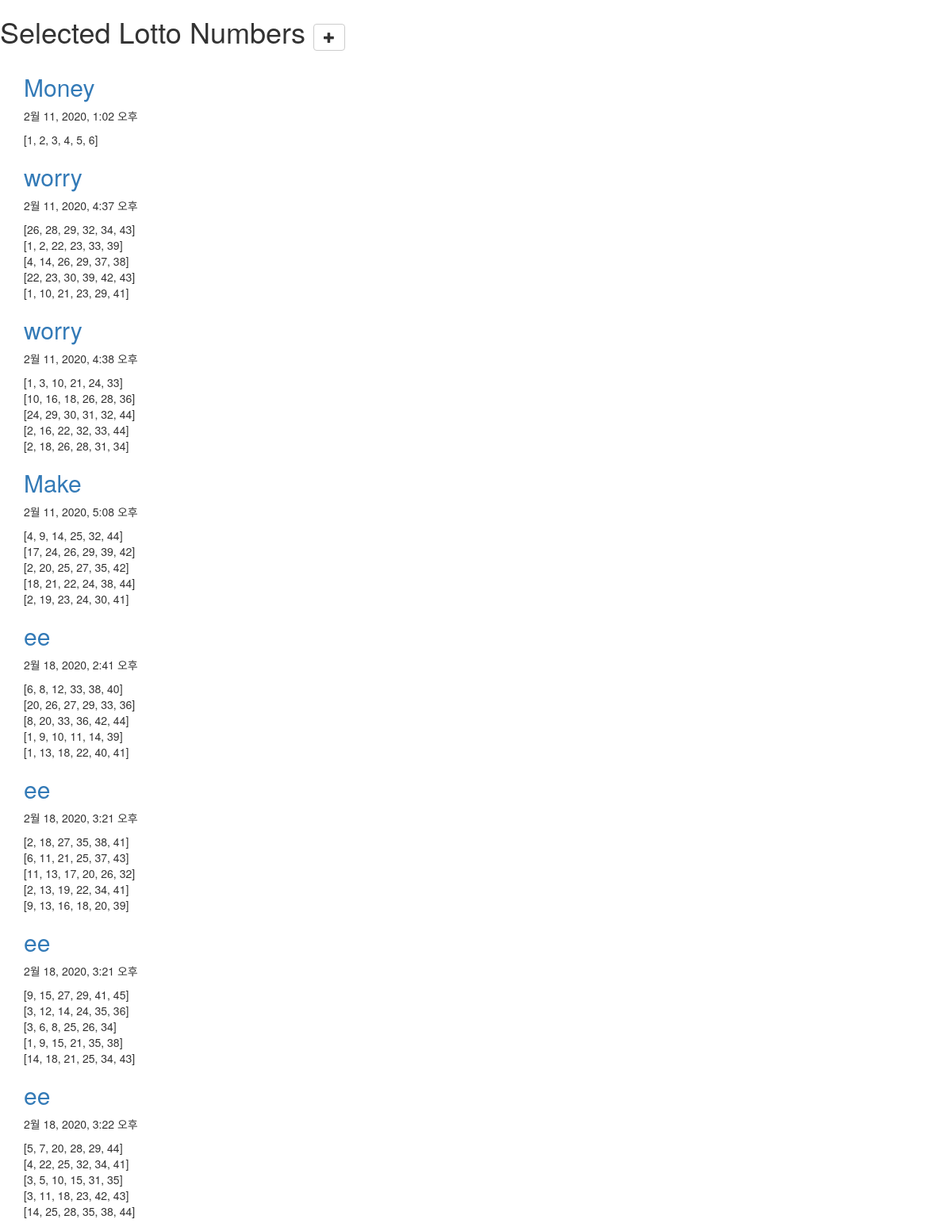
Page /lotto/ on the committed database.
### lotto/models.py (models this page shows, shortened)
class GuessNumbers(models.Model):
    name = models.CharField(max_length=24)
    text = models.CharField(max_length=255)
    lottos = models.CharField(max_length=255, default='[1, 2, 3, 4, 5, 6]')
    num_lotto = models.IntegerField(default=5)
    update_date = models.DateTimeField()
    def __str__(self):
        return 'pk {}:{} - {}'.format(self.pk, self.name, self.text)

### lotto/views.py (the view)
# urls.py: path('lotto/', views.index, name='index'),
def index(request):
    lottos = GuessNumbers.objects.all()
    sample_str = 'python variable'
    return render(request, "lotto/default.html", {'lottos': lottos})

### lotto/templates/lotto/default.html (shortened to what this page needs)
<!DOCTYPE html>
{% load staticfiles %}
<html lang="ko">
<head>
  <link rel="stylesheet" href="//maxcdn.bootstrapcdn.com/bootstrap/3.2.0/css/bootstrap.min.css">
  <link rel="stylesheet" href="//maxcdn.bootstrapcdn.com/bootstrap/3.2.0/css/bootstrap">
  <link rel='stylesheet' href='{% static "css/lotto.css" %}'>
</head>
<body>
  <div class="page--header">
    <h1>Selected Lotto Numbers
        <a href="{% url 'new_lotto'%}">
          <span class="glyphicon glyphicon-plus btn btn-default"></span>
        </a>
    </h1>
  </div>
  <div class="container lotto">
    {% for lotto in lottos %}
      <h2><a href="{% url 'detail' lottokey=lotto.pk %}">{{lotto.text}}</a></h2>
      <p>{{lotto.update_date}}</p>
      <p>{{lotto.lottos | linebreaksbr}}</p>
    {% endfor %}
  </div>
</body>
</html>

### rows in the picture
GuessNumbers: text "Money", update_date "2월 11, 2020, 1:02 오후", lottos "[1, 2, 3, 4, 5, 6]"
GuessNumbers: text "worry", update_date "2월 11, 2020, 4:37 오후", lottos "[26, 28, 29, 32, 34, 43] [1, 2, 22, 23, 33, 39] [4, 14, 26, 29, 37, 38] [22, 23, 30, 39, 42, 43] [1, 10, 21, 23, 29, 41]"
GuessNumbers: text "worry", update_date "2월 11, 2020, 4:38 오후", lottos "[1, 3, 10, 21, 24, 33] [10, 16, 18, 26, 28, 36] [24, 29, 30, 31, 32, 44] [2, 16, 22, 32, 33, 44] [2, 18, 26, 28, 31, 34]"
GuessNumbers: text "Make", update_date "2월 11, 2020, 5:08 오후", lottos "[4, 9, 14, 25, 32, 44] [17, 24, 26, 29, 39, 42] [2, 20, 25, 27, 35, 42] [18, 21, 22, 24, 38, 44] [2, 19, 23, 24, 30, 41]"
GuessNumbers: text "ee", update_date "2월 18, 2020, 2:41 오후", lottos "[6, 8, 12, 33, 38, 40] [20, 26, 27, 29, 33, 36] [8, 20, 33, 36, 42, 44] [1, 9, 10, 11, 14, 39] [1, 13, 18, 22, 40, 41]"
GuessNumbers: text "ee", update_date "2월 18, 2020, 3:21 오후", lottos "[2, 18, 27, 35, 38, 41] [6, 11, 21, 25, 37, 43] [11, 13, 17, 20, 26, 32] [2, 13, 19, 22, 34, 41] [9, 13, 16, 18, 20, 39]"
GuessNumbers: text "ee", update_date "2월 18, 2020, 3:21 오후", lottos "[9, 15, 27, 29, 41, 45] [3, 12, 14, 24, 35, 36] [3, 6, 8, 25, 26, 34] [1, 9, 15, 21, 35, 38] [14, 18, 21, 25, 34, 43]"
GuessNumbers: text "ee", update_date "2월 18, 2020, 3:22 오후", lottos "[5, 7, 20, 28, 29, 44] [4, 22, 25, 32, 34, 41] [3, 5, 10, 15, 31, 35] [3, 11, 18, 23, 42, 43] [14, 25, 28, 35, 38, 44]"
